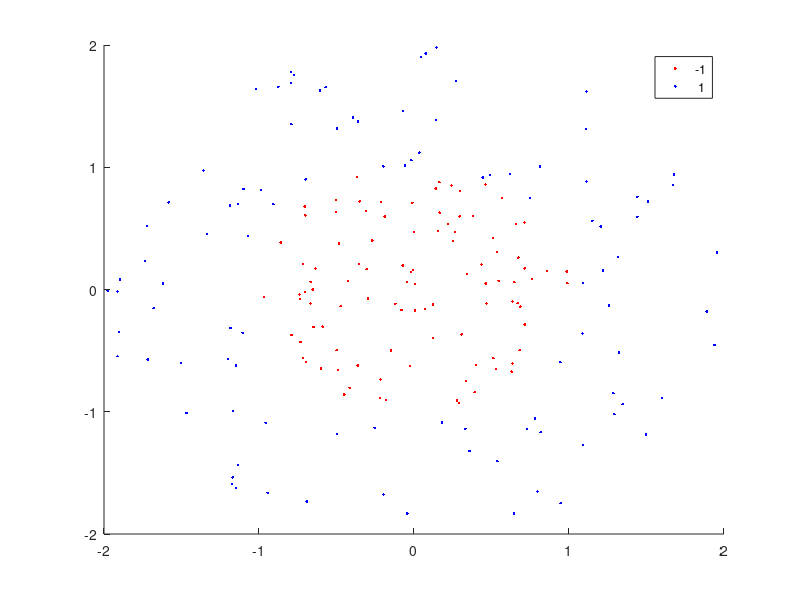

Write the MATLAB code that produced this figure. (Note: this script raises an error after producing the figure.)
%
%   TOPIC: Support Vector Machines
%
% ------------------------------------------------------------------------

close all
clearvars

%% Generate data.

rng(1); % For reproducibility

n_cls = 100; % Number of samples in each class.

r = sqrt(rand(n_cls,1)); % Radius
t = 2 * pi * rand(n_cls,1);  % Angle
X_cls1 = [r .* cos(t), r .* sin(t)]; % Points

r2 = sqrt(3 * rand(n_cls,1) + 1); % Radius
t2 = 2 * pi * rand(n_cls,1);      % Angle
X_cls2 = [r2 .* cos(t2), r2 .* sin(t2)]; % points

X = vertcat(X_cls1, X_cls2);
Y = vertcat(-1 * ones(n_cls,1), +1 * ones(n_cls,1));

%% Fit a model.

Mdl = fitcsvm(X,Y,'KernelFunction','rbf','BoxConstraint',Inf);

%% Visualize data and the model.

d = 0.02;
[x1Grid,x2Grid] = meshgrid(min(X(:,1)):d:max(X(:,1)),...
    min(X(:,2)):d:max(X(:,2)));
xGrid = [x1Grid(:),x2Grid(:)];
[~,scores] = predict(Mdl,xGrid);

figure;
h(1:2) = gscatter(X(:,1),X(:,2),Y,'rb','.');
hold on
ezpolar(@(x)1);
h(3) = plot(X(Mdl.IsSupportVector,1),X(Mdl.IsSupportVector,2),'ko');
kont = contour(x1Grid,x2Grid,reshape(scores(:,2),size(x1Grid)),[0 0],'k');
legend(h,{'-1','+1','Support Vectors'});
axis equal
ezpolar(@(x)2);
hold off

